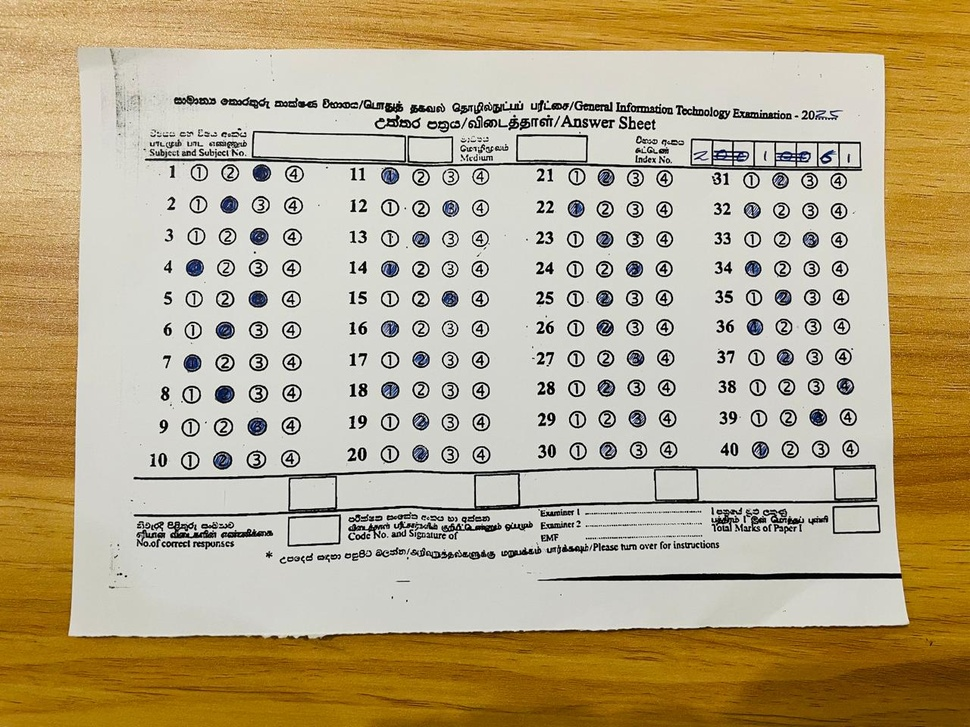
#> input picture Test/8df22.jpg, 970 x 727 px, shrunk from 1280 x 960 before the run
$ jupyter execute imageProcessV3.ipynb
#> lines starting #> are read from the running program, lines starting #| are printed output that depends on the picture; after the words box and inside, x2 and y2 are one past the last pixel; in counts of white or black regions, pixels touching at a corner belong together
## Design Overview

This notebook implements an automated Optical Mark Recognition (OMR) workflow for processing scanned answer sheets. The main steps are:

1. **Preprocessing**: Images are loaded, converted to grayscale, blurred, and binarized to enhance bubble detection.
2. **Circle Detection**: Hough Circle Transform is used to detect answer bubbles. Both sequential and parallel approaches are provided for robustness and speed.
3. **Pixel Counting**: For each detected bubble, black and white pixel counts are computed to distinguish marked from unmarked bubbles.
4. **Row Grouping**: Detected bubbles are grouped by rows using DBSCAN clustering, enabling question-wise analysis.
5. **Marked Bubble Identification**: Statistical analysis (mean and standard deviation) of pixel counts is used to identify marked bubbles per question.
6. **Scoring**: Student answers are compared to the answer key, and the total score is calculated

## Steps

### 1. Preprocessing

[cell 1]
import cv2
import numpy as np
import time

def preprocess_image(image_path, blur_ksize=(5, 5)):
    """
    Preprocess the input image by converting it to grayscale and applying Gaussian blur and convert it to binary image.

    Args:
        image_path (str): Path to the input image.
        blur_ksize (tuple): Kernel size for the Gaussian blur (default is (5, 5)).

    Returns:
        gray_blurred (numpy array): Blurred grayscale version of the image.
        original_img (numpy array): Original color image.
        gray (numpy array): Grayscale version of the image.
        binary_img (numpy array): Binary version of the image
    """
#> called with image_path = './Test/8df22.jpg', blur_ksize = (5, 5)
    # Read the image.
    original_img = cv2.imread(image_path, cv2.IMREAD_COLOR)
#> original_img is the input picture: shape (727, 970, 3); mean B, G, R 137.1, 169.4, 184.6

    if original_img is None:
        raise ValueError(f"Image at {image_path} not found.")

    # Convert to grayscale.
    gray = cv2.cvtColor(original_img, cv2.COLOR_BGR2GRAY)

    # Apply Gaussian blur.
    gray_blurred = cv2.GaussianBlur(gray, blur_ksize, 0)

    # Convert the original image to a binary image
    _, binary_img = cv2.threshold(gray_blurred, 0, 255, cv2.THRESH_BINARY + cv2.THRESH_OTSU)
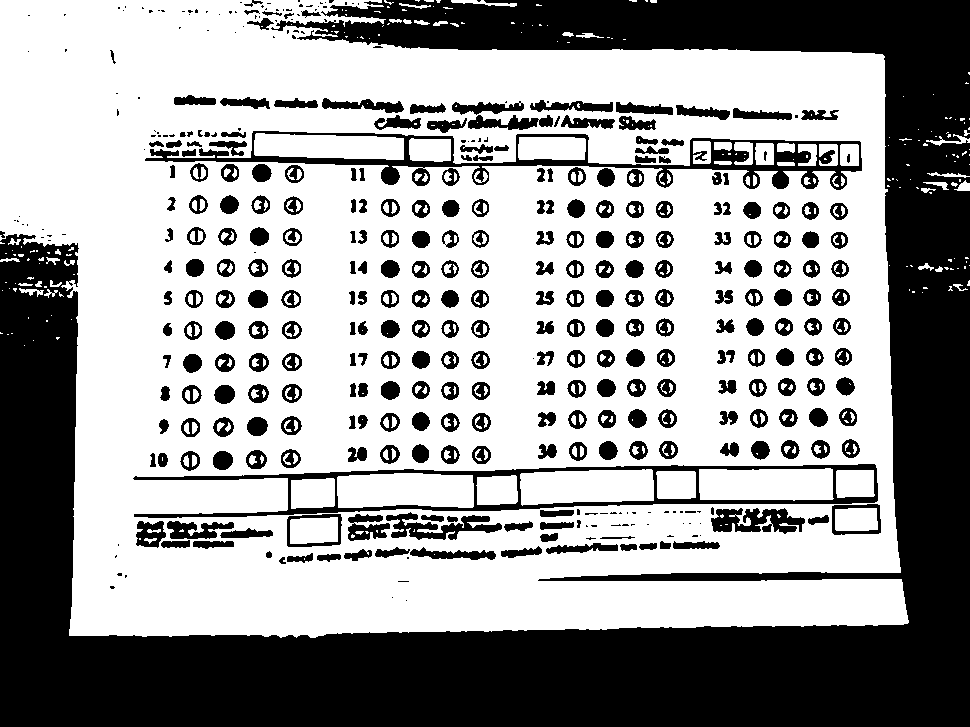
#> binary_img: shape (727, 970); 61.3% white; 411 black regions (121 under 20 px), largest, box (x1, y1, x2, y2) and area: (0, 0, 970, 727) 199496, (145, 131, 862, 190) 8433, (133, 464, 878, 518) 6935

    return gray_blurred, original_img, gray, binary_img

[cell 2]
# Preprocess the images
start_1= time.time()
gray_blurred_s, original_img_s, gray_s, binary_img_s = preprocess_image('./Test/8df22.jpg')
gray_blurred_t, original_img_t, gray_t, binary_img_t = preprocess_image('./Test/9_T.jpg')
#> call 2 of preprocess_image, with image_path = './Test/9_T.jpg', blur_ksize = (5, 5)
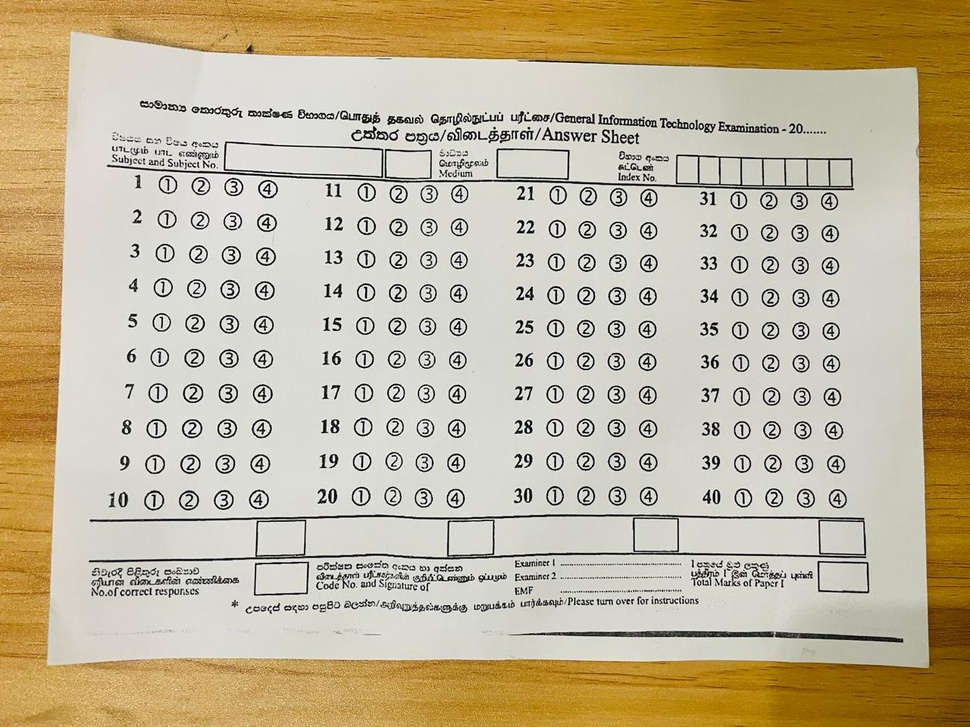
#> input picture Test/9_T.jpg, 970 x 727 px, shrunk from 1280 x 960 before the run
#> in preprocess_image, original_img is the input picture: shape (727, 970, 3); mean B, G, R 153.3, 181.2, 193.4
gray_blurred_k, original_img_k, gray_k, binary_img_k = preprocess_image('./Test/79109.jpg')
#> call 3 of preprocess_image, with image_path = './Test/79109.jpg', blur_ksize = (5, 5)
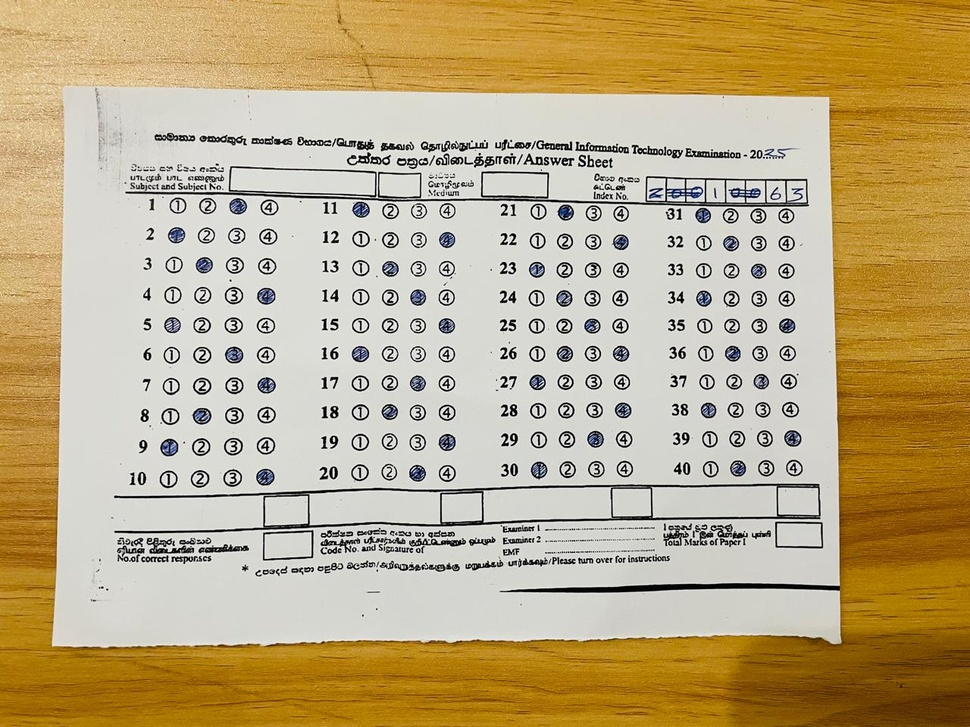
#> input picture Test/79109.jpg, 970 x 727 px, shrunk from 1280 x 960 before the run
#> in preprocess_image, original_img is the input picture: shape (727, 970, 3); mean B, G, R 131.8, 171, 189.7
end_1= time.time()
print("Preprocessing time:", end_1-start_1)
questions = 40
options=4

### 2.0 Circle Detection

[cell 3]
from collections import Counter
def detect_circles_template(img, gray_blurred, questions, options):
    """
    Detect circles in the preprocessed grayscale image using the Hough Circle Transform.

    Args:
        img (numpy array): Original image for visualization.
        gray_blurred (numpy array): Blurred grayscale image.
        num_questions (int): Number of questions in the OMR.
        num_options (int): Number of options per question.
        dp (float): Inverse ratio of the accumulator resolution to the image resolution (default is 1).
        min_dist (int): Minimum distance between the centers of detected circles (default is 1).
        param1 (float): First method-specific parameter (gradient threshold for Canny edge detection).
        param2 (float): Second method-specific parameter (accumulator threshold for circle detection).
        min_radius_range (tuple): Tuple for minimum and maximum radius values for circle detection.

    Returns:
        detected_circles (numpy array): Array of detected circles, if found.
    """
#> called with questions = 40, options = 4

    for b in range(15,5,-1):
        for a in range(5,35):
            detected_circles = cv2.HoughCircles(gray_blurred, cv2.HOUGH_GRADIENT, 1, a,
                            param1 = b,param2 = 3*b, minRadius = a//2, maxRadius = a)
            if detected_circles is not None:

                print(f"circles:{detected_circles.shape[1]},a:{a},b:{b}")
                if detected_circles.shape[1]==questions*options:
                    detected_circles=np.uint16(np.around(detected_circles))
                    radii_list = [pt[2] for pt in detected_circles[0, :]]

                    # Find the most common radius
                    most_common_radius = Counter(radii_list).most_common(1)[0][0]
                    print(f"Most common radius: {most_common_radius}")

                    for pt in detected_circles[0, :]:
                        x, y, r = pt[0], pt[1], pt[2]

                        # Draw the circumference of the circle.
                        cv2.circle(img, (x, y), r, (0, 255, 0), 3)

                        # Draw a small circle (of radius 1) to show the center.
                        cv2.circle(img, (x, y), 2, (0, 0, 255), 3)
                    #cv2.imwrite(f'./testoutput/detected_circlesf7.jpg', img)
                    cv2.imshow("Detected Circle", img)
                    cv2.waitKey(0)
                    return detected_circles, most_common_radius,a,b
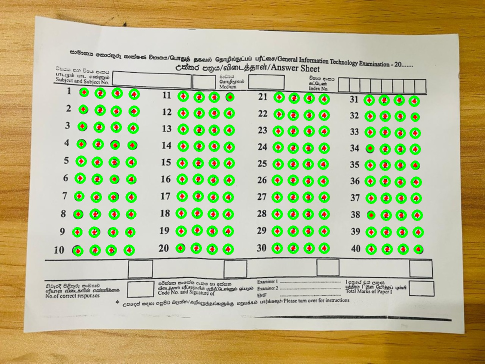
#> img: shape (727, 970, 3) (shown at 1/2 size); mean B, G, R 142.4, 185.7, 184.6
#> after the loop, most_common_radius = 9; r = 6; radii_list = 160 values, max 9 at index 0, min 6 at index 152, mean 8.74; x = 460; y = 194
#> `detected_circles_t,mode_radius,a_t,b_t = detect_circles_template( orig..`: detected_circles_t = 160 rows, first 8: [616, 462, 9], [586, 262, 9], [648, 198, 9], [200, 186, 9], [394, 426, 9], [398, 292, 9], [586, 296, 9], [618, 262, 9]; mode_radius = 9; a_t = 10; b_t = 7

    cv2.destroyAllWindows()
    return None

[cell 4]
import math
def detect_circles(img, gray_blurred, questions, options, mode_radius, a_t, b_t):
    """
    Detect circles in the preprocessed grayscale image using the Hough Circle Transform.

    Args:
        img (numpy array): Original image for visualization.
        gray_blurred (numpy array): Blurred grayscale image.
        num_questions (int): Number of questions in the OMR.
        num_options (int): Number of options per question.
        dp (float): Inverse ratio of the accumulator resolution to the image resolution (default is 1).
        min_dist (int): Minimum distance between the centers of detected circles (default is 1).
        param1 (float): First method-specific parameter (gradient threshold for Canny edge detection).
        param2 (float): Second method-specific parameter (accumulator threshold for circle detection).
        min_radius_range (tuple): Tuple for minimum and maximum radius values for circle detection.

    Returns:
        detected_circles (numpy array): Array of detected circles, if found.
    """
#> called with questions = 40, options = 4, mode_radius = 9, a_t = 10, b_t = 7
    #b=b_t
    # a=math.ceil(mode_radius+mode_radius*0.20)

    upper_a = max(a_t, mode_radius)
#> upper_a = 10
    lower_a = min(a_t, mode_radius)
#> lower_a = 9
    upper_a_threshold = math.ceil(upper_a + upper_a * 0.20)
#> upper_a_threshold = 12
    lower_a_threshold = math.floor(lower_a - lower_a * 0.20)
#> lower_a_threshold = 7

    # Ensure b_t and lower bound are not less than 0
    for b in range(max(b_t, 0), max(b_t - 10, 0), -1):
        for a in range(max(upper_a_threshold, 0), max(lower_a_threshold, 0) - 1, -1):
            # Your processing logic here

            detected_circles = cv2.HoughCircles(gray_blurred, cv2.HOUGH_GRADIENT, 1, a,
                            param1 = b,param2 = 3*b, minRadius = a//2, maxRadius = a)
            if detected_circles is not None:
                print(f"detect_circles: {detected_circles.shape[1]}, a: {a}, b: {b}")

                if detected_circles.shape[1]==questions*options:
                    detected_circles=np.uint16(np.around(detected_circles))
                    for pt in detected_circles[0, :]:
                        a, b, r = pt[0], pt[1], pt[2]

                        cv2.circle(img, (a, b), r, (0, 255, 0), 3)
                        cv2.circle(img, (a, b), 2, (0, 0, 255), 3)
                    cv2.imshow("Detected Circle", img)
                    #cv2.imwrite(f'./testoutput/detected_circles{a}b{b}.jpg', img)
                    cv2.waitKey(0)
                    return detected_circles
#> this loop made 1 pass
#> pass 1, in detect_circles, `cv2.imshow("Detected Circle", img)`:
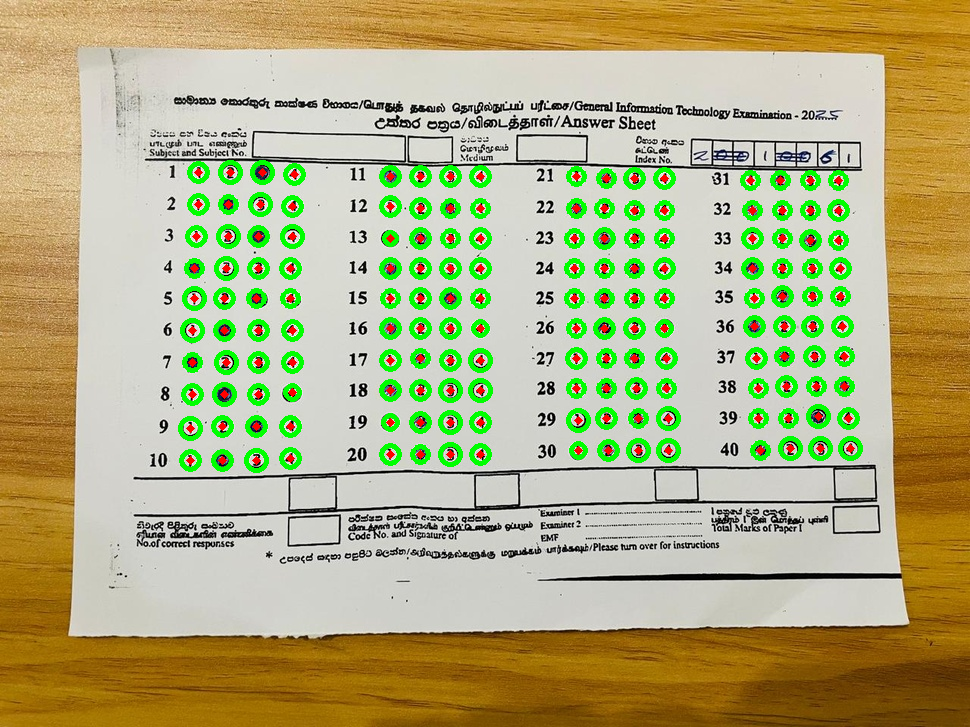
#> window 'Detected Circle': shape (727, 970, 3); mean B, G, R 126.8, 174.4, 176.7
#> after the loop, a = 390; r = 6

    cv2.destroyAllWindows()
    return None

[cell 5]
start_2= time.time()
detected_circles_t,mode_radius,a_t,b_t = detect_circles_template(
    original_img_t, gray_blurred_t,
    questions, options,
)
end_2= time.time()
print("Detecting circles time template:", end_2-start_2)

[cell 6]
start_3= time.time()
detected_circles_s = detect_circles(
    original_img_s, gray_blurred_s,
    questions, options, mode_radius, a_t, b_t
)
#> detected_circles_s = 160 rows, first 8: [450, 454, 10], [256, 460, 10], [840, 268, 9], [480, 390, 10], [420, 176, 9], [226, 268, 10], [290, 426, 9], [636, 388, 9]
#> (the rest of the program and of its run is left out)
